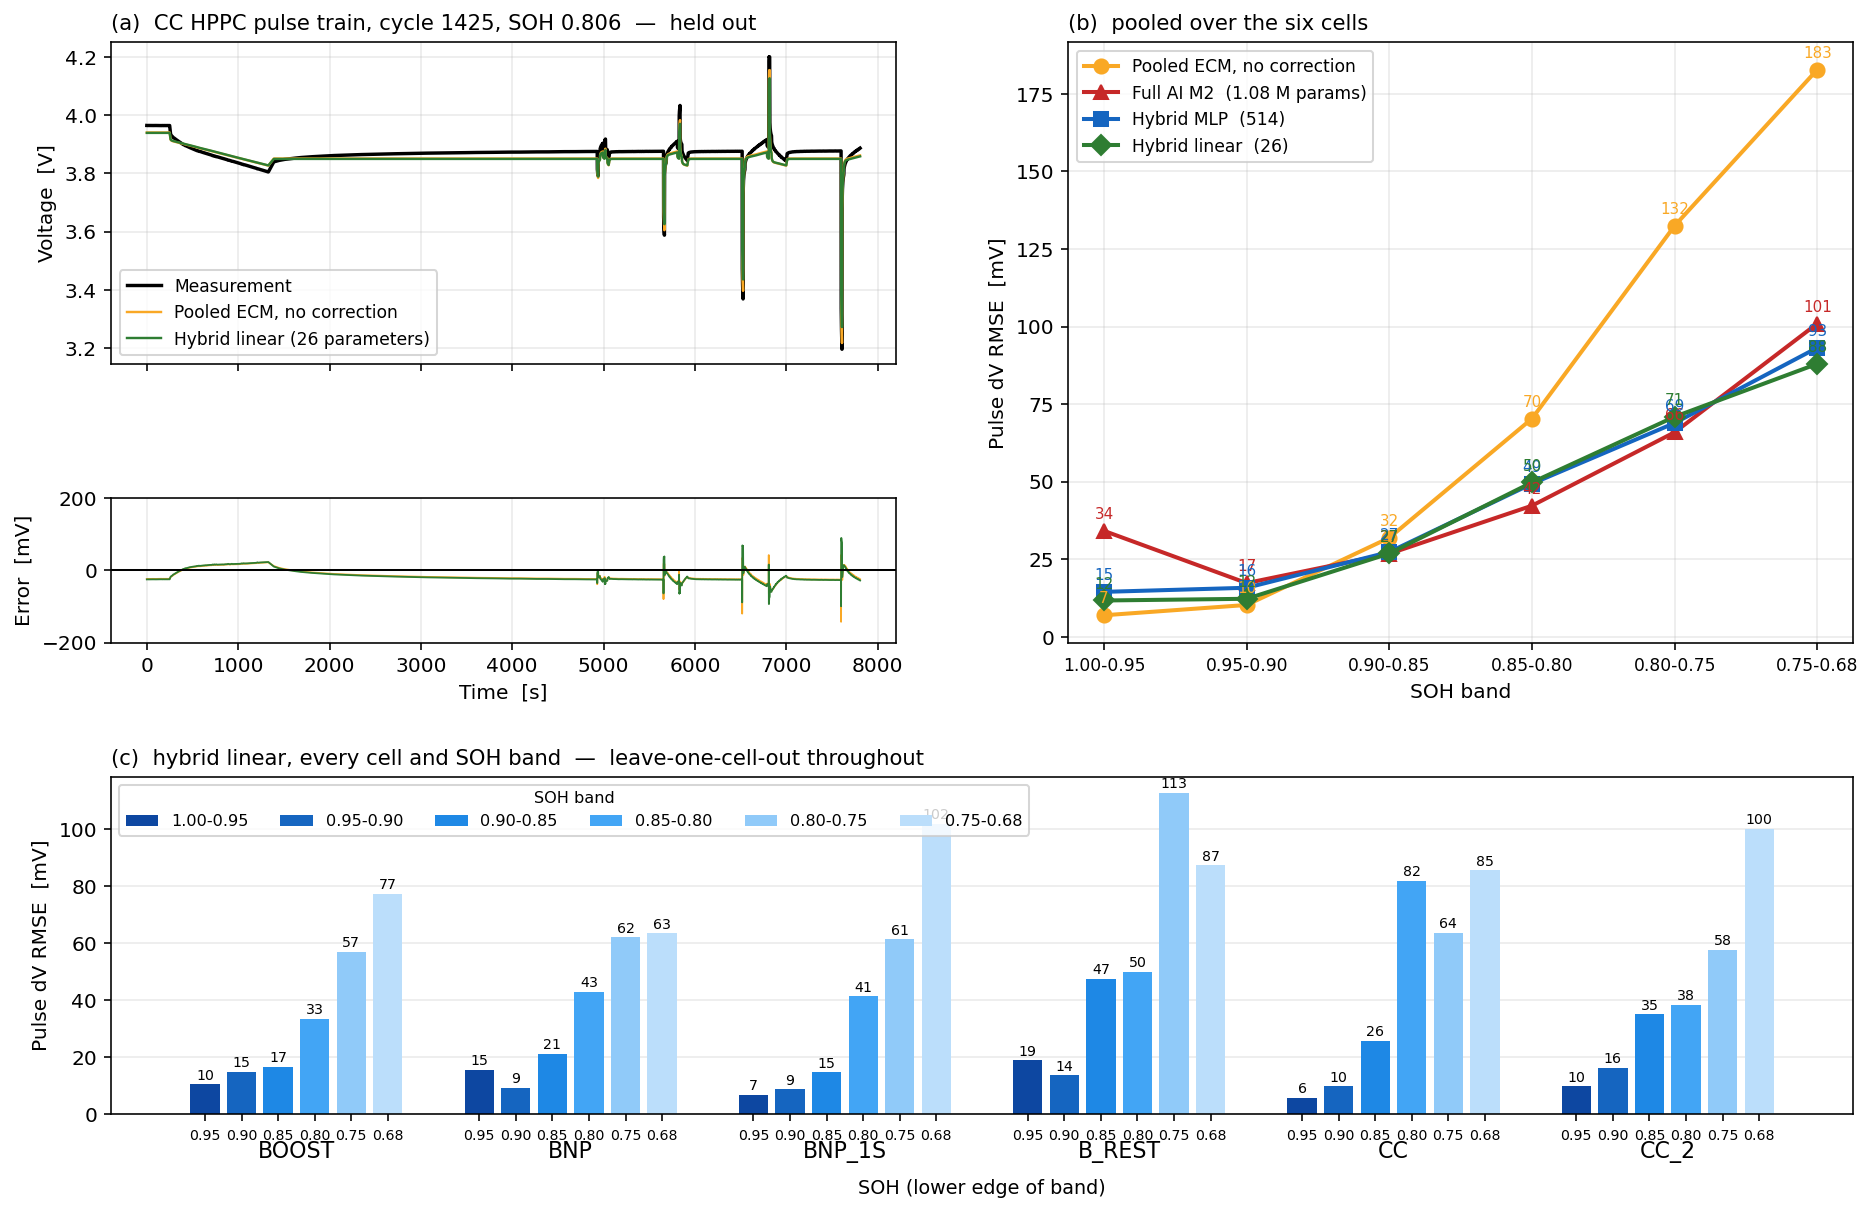

Write the Python code that produced this figure.
"""The hybrid arm in the reference paper's figure layout.

THE AXES TRANSLATE, THE PANELS DO NOT CHANGE
    The paper sweeps chamber temperature and splits by drive cycle. This arm is
    measured on aged cells at a single temperature, so the sweep axis is SOH and
    the split is by aging protocol - one cell each. Panels keep their meaning:
    (a) a trace with its error, (b) error against the sweep variable, (c) every
    condition individually.

(a) IS A REAL TIME TRACE, NOT A SCATTER OF PULSE POINTS
    The 2RC state is stepped through the measured current from the start of a
    rest, so the curve is what the model would have produced online. Two curves:
    the pooled ECM at unit multipliers, and the same ECM with the trim's k_f, k_s
    for that characterisation. Nothing else differs between them, which is the
    point - the gap IS the 26 parameters.
"""
from __future__ import annotations

import argparse
import collections
import os
import sys

import numpy as np
import matplotlib
matplotlib.use("Agg")
import matplotlib.pyplot as plt

sys.path.insert(0, os.path.dirname(os.path.abspath(__file__)))
from ecm_pool import surfaces  # noqa: E402
from eval_a13 import pulse_index  # noqa: E402
from eval_sop_amps import trim_k  # noqa: E402

HERE = os.path.dirname(os.path.abspath(__file__))
CELLS = ["BOOST", "BOOST_NEGPULSE", "BOOST_NEGPULSE_1S", "BOOST_REST",
         "CC", "CC_CELL2"]
SHORT = {"BOOST": "BOOST", "BOOST_NEGPULSE": "BNP", "BOOST_NEGPULSE_1S": "BNP_1S",
         "BOOST_REST": "B_REST", "CC": "CC", "CC_CELL2": "CC_2"}
BANDS = [(0.95, 1.01), (0.90, 0.95), (0.85, 0.90), (0.80, 0.85),
         (0.75, 0.80), (0.66, 0.75)]
BL = ["1.00-0.95", "0.95-0.90", "0.90-0.85", "0.85-0.80", "0.80-0.75", "0.75-0.68"]
COL = ["#0d47a1", "#1565c0", "#1e88e5", "#42a5f5", "#90caf9", "#bbdefb"]


def load_pulses(cell):
    """Per-pulse predictions of every arm, keyed the same way."""
    out = {}
    for rung in ("A0", "A3", "A4"):
        z = np.load(os.path.join(HERE, "runs_trim", f"pred_{rung}_{cell}.npz"),
                    allow_pickle=True)
        key = list(zip(z["cycle"].astype(int).tolist(),
                       np.round(z["SOC"].astype(float), 4).tolist(),
                       z["rank"].astype(str).tolist()))
        last = {}
        for i, k in enumerate(key):
            last[k] = i
        p = z["pred"] if "pred" in z else z["base"]
        out[rung] = {k: (p[i][1], z["Y"][i][1], float(z["SOH"][i]))
                     for k, i in last.items()}
    f = os.path.join(HERE, "runs_soh", f"pred_a13_i_M2_full_{cell}.npz")
    if os.path.exists(f):
        z = np.load(f, allow_pickle=True)
        out["M2"] = {(int(a), round(float(b), 4), str(r)):
                     (z["pred"][i][1], z["Y"][i][1], np.nan)
                     for i, (a, b, r) in enumerate(zip(z["cycle"], z["SOC"],
                                                       z["rank"]))}
    return out


def rmse_mv(pairs):
    if not pairs:
        return np.nan
    e = np.array([p - y for p, y, _ in pairs])
    return float(np.sqrt(np.mean(e ** 2)) * 1000)


def simulate(cell, cycle, kf, ks, n_pulses=4):
    """Step the 2RC model through a measured pulse train from a rest."""
    sd, _ = surfaces(cell)
    idx, cols = pulse_index(cell)
    got = [(g, r, base, a, ks_, end, ip) for (c, g, r, d), (base, a, ks_, end, ip)
           in idx.items() if c == cycle and d == "discharge"]
    if not got:
        return None
    got.sort(key=lambda x: x[3])
    # Pick a group in the MIDDLE of the run: the first group can sit at the very
    # start with no rest before it, and clamping a negative start silently walks
    # into the previous run - which is what produced a 100,000 s wide panel the
    # first time.
    groups = sorted({x[0] for x in got})
    seq = None
    for grp in groups[len(groups) // 3:]:
        cand = sorted([x for x in got if x[0] == grp], key=lambda x: x[3])[:n_pulses]
        if len(cand) < 2:
            continue
        base = cand[0][2]; n = cand[0][5] - base
        a0 = cand[0][3] - 200; a1 = cand[-1][3] + 300
        if a0 < 0 or a1 >= n:
            continue
        tt = cols["t"][base + a0:base + a1]
        # One SOC group's four rates are spread over ~7,500 s because each pulse
        # is followed by a long rest. That IS the pulse train; the earlier 2,500 s
        # cap rejected every group and left the panel empty.
        if tt[-1] - tt[0] > 9000 or tt[-1] <= tt[0]:
            continue
        seq = cand; break
    if seq is None:
        return None
    base = seq[0][2]
    a0 = seq[0][3] - 200; a1 = seq[-1][3] + 300
    sl = slice(base + a0, base + a1)
    t, V, I, SOC, SOH = (cols[k][sl] for k in ("t", "V", "I", "SOC", "SOH"))
    soh = float(np.nanmedian(SOH))
    out = {}
    for name, (a, b) in (("ECM", (1.0, 1.0)), ("Hybrid", (kf, ks))):
        v1 = v2 = 0.0
        pred = np.empty(len(t))
        for j in range(len(t)):
            dt = float(t[j] - t[j - 1]) if j else 1.0
            dt = min(max(dt, 1e-3), 60.0)
            th = sd.theta(float(SOC[j]), soh, float(I[j]))
            if not bool(th["in_hull"][0]):
                pred[j] = np.nan; continue
            R0 = float(th["R0"][0]) * a; R1 = float(th["R1"][0]) * a
            R2 = float(th["R2"][0]) * b
            t1 = float(th["tau1"][0]); t2 = float(th["tau2"][0])
            e1, e2 = np.exp(-dt / t1), np.exp(-dt / t2)
            v1 = v1 * e1 + R1 * (1 - e1) * float(I[j])
            v2 = v2 * e2 + R2 * (1 - e2) * float(I[j])
            ocv, _ = sd.ocv(float(SOC[j]), soh)
            pred[j] = float(ocv[0]) + float(I[j]) * R0 + v1 + v2
        # anchor on the first rest sample so the trace shows the RESPONSE, not
        # the OCV table's absolute offset
        off = np.nanmedian(pred[:200] - V[:200])
        out[name] = pred - off
    return t - t[0], V, I, out, soh


def main():
    ap = argparse.ArgumentParser()
    ap.add_argument("--trace-cell", default="CC")
    ap.add_argument("--out", default=os.path.join(HERE, "fig_hybrid_paper_layout.png"))
    args = ap.parse_args()

    D = {c: load_pulses(c) for c in CELLS}
    K = {c: trim_k(c) for c in CELLS}

    fig = plt.figure(figsize=(15.5, 9.6))
    gs = fig.add_gridspec(3, 2, height_ratios=[1.0, 0.45, 1.05],
                          hspace=.5, wspace=.22)

    # ---- (a) ----
    cyc = sorted({k[0] for k in D[args.trace_cell]["A3"]})
    pick = cyc[len(cyc) * 3 // 4]
    kf, ks = K[args.trace_cell][pick]
    sim = simulate(args.trace_cell, pick, kf, ks)
    ax = fig.add_subplot(gs[0, 0]); ax2 = fig.add_subplot(gs[1, 0], sharex=ax)
    if sim:
        t, V, I, pr, soh = sim
        ax.plot(t, V, color="k", lw=1.7, label="Measurement")
        ax.plot(t, pr["ECM"], color="#f9a825", lw=1.2,
                label="Pooled ECM, no correction")
        ax.plot(t, pr["Hybrid"], color="#2e7d32", lw=1.2,
                label="Hybrid linear (26 parameters)")
        ax.set_ylabel("Voltage  [V]"); ax.legend(fontsize=8.5); ax.grid(alpha=.25)
        ax.set_title(f"(a)  {SHORT[args.trace_cell]} HPPC pulse train, cycle {pick}, "
                     f"SOH {soh:.3f}  —  held out", fontsize=10.5, loc="left")
        plt.setp(ax.get_xticklabels(), visible=False)
        for nm, col in (("ECM", "#f9a825"), ("Hybrid", "#2e7d32")):
            ax2.plot(t, (pr[nm] - V) * 1000, color=col, lw=0.9, label=nm)
        ax2.axhline(0, color="k", lw=1); ax2.set_ylim(-200, 200)
        ax2.set_xlabel("Time  [s]"); ax2.set_ylabel("Error  [mV]"); ax2.grid(alpha=.25)

    # ---- (b) ----
    ax = fig.add_subplot(gs[0:2, 1])
    SER = [("A0", "Pooled ECM, no correction", "#f9a825", "-o"),
           ("M2", "Full AI M2  (1.08 M params)", "#c62828", "-^"),
           ("A4", "Hybrid MLP  (514)", "#1565c0", "-s"),
           ("A3", "Hybrid linear  (26)", "#2e7d32", "-D")]
    xs = np.arange(len(BANDS))
    for k, name, col, mk in SER:
        ys = []
        for lo, hi in BANDS:
            pool = []
            for c in CELLS:
                if k not in D[c]:
                    continue
                soh_map = {q: s for q, (_, _, s) in D[c]["A3"].items()}
                for q, v in D[c][k].items():
                    s = soh_map.get(q, np.nan)
                    if np.isfinite(s) and lo <= s < hi:
                        pool.append(v)
            ys.append(rmse_mv(pool))
        ax.plot(xs, ys, mk, color=col, lw=2.0, ms=7, label=name)
        for x, y in zip(xs, ys):
            if np.isfinite(y):
                ax.annotate(f"{y:.0f}", (x, y), fontsize=7.5, ha="center",
                            xytext=(0, 6), textcoords="offset points", color=col)
    ax.set_xticks(xs); ax.set_xticklabels(BL, fontsize=8.5)
    ax.set_xlabel("SOH band"); ax.set_ylabel("Pulse dV RMSE  [mV]")
    ax.set_title("(b)  pooled over the six cells", fontsize=10.5, loc="left")
    ax.legend(fontsize=8.5); ax.grid(alpha=.25)

    # ---- (c) ----
    ax = fig.add_subplot(gs[2, :])
    for i, c in enumerate(CELLS):
        soh_map = {q: s for q, (_, _, s) in D[c]["A3"].items()}
        for j, (lo, hi) in enumerate(BANDS):
            pool = [v for q, v in D[c]["A3"].items()
                    if lo <= soh_map.get(q, np.nan) < hi]
            v = rmse_mv(pool)
            if not np.isfinite(v):
                continue
            b = ax.bar(i * 7.5 + j, v, 0.8, color=COL[j],
                       label=BL[j] if i == 0 else None)
            ax.bar_label(b, fmt="%.0f", fontsize=7, padding=1)
        ax.annotate(SHORT[c], (i * 7.5 + 2.5, -0.13),
                    xycoords=("data", "axes fraction"), ha="center", fontsize=11)
    ax.set_xticks([i * 7.5 + j for i in range(len(CELLS)) for j in range(len(BANDS))])
    ax.set_xticklabels([b.split("-")[1] for _ in CELLS for b in BL], fontsize=7)
    ax.set_ylabel("Pulse dV RMSE  [mV]")
    ax.set_title("(c)  hybrid linear, every cell and SOH band  —  "
                 "leave-one-cell-out throughout", fontsize=10.5, loc="left")
    ax.legend(fontsize=8, ncol=6, loc="upper left", title="SOH band",
              title_fontsize=8)
    ax.grid(axis="y", alpha=.25); ax.set_axisbelow(True)
    ax.annotate("SOH (lower edge of band)", (0.5, -0.235),
                xycoords="axes fraction", ha="center", fontsize=9.5)
    plt.savefig(args.out, dpi=145, bbox_inches="tight")
    print(f"  -> {args.out}")


if __name__ == "__main__":
    main()
